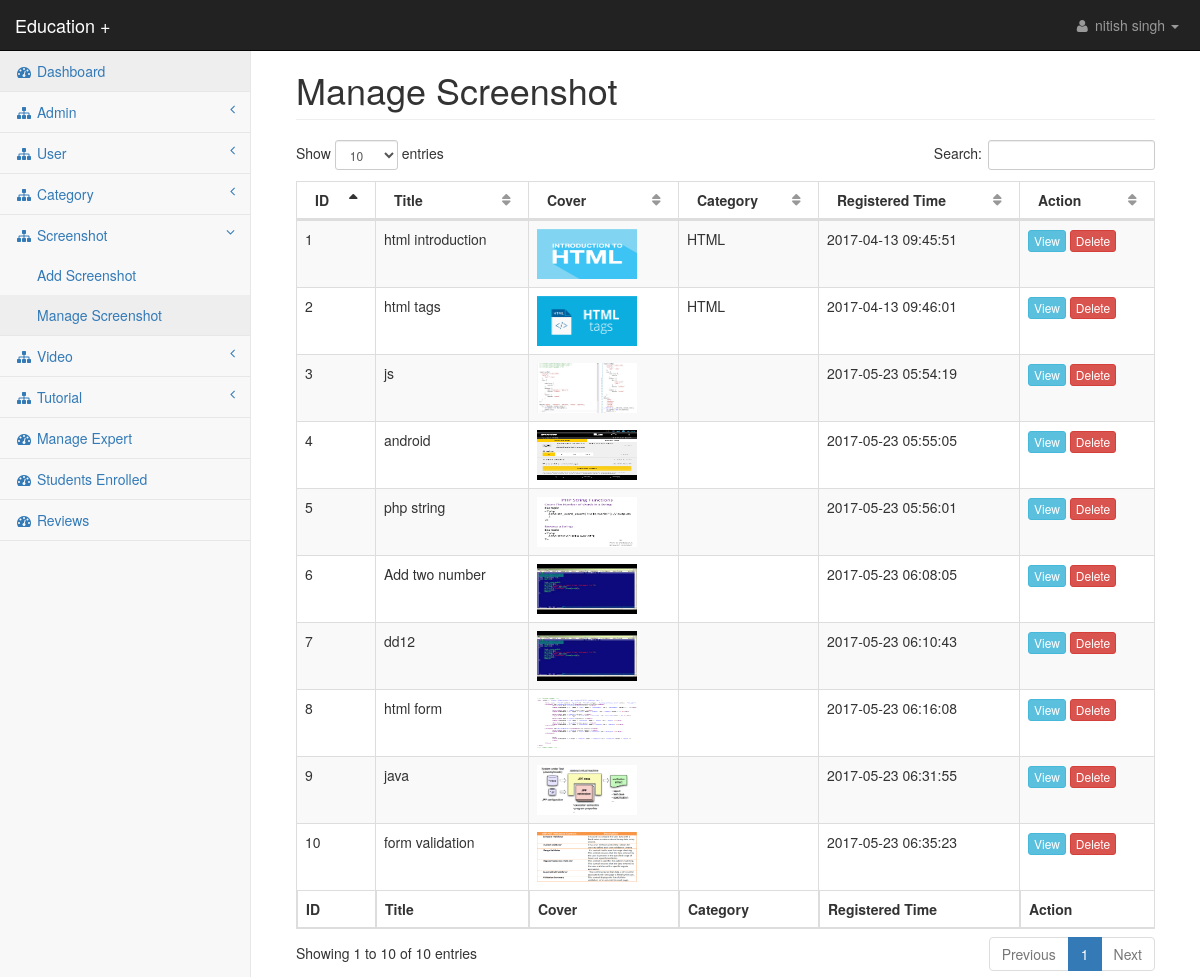
The app's page /StudyPlus/admin/manage_screenshot.php (signed in) with its own data.
### tables this page shows
CREATE TABLE `screenshot` (
  `screenshot_id` int(100) NOT NULL,
  `screenshot_title` varchar(50) NOT NULL,
  `screenshot_uploadcover` varchar(50) NOT NULL,
  `screenshot_category` varchar(50) NOT NULL,
  `screenshot_uploaded_by` varchar(100) NOT NULL,
  `time` timestamp NOT NULL DEFAULT CURRENT_TIMESTAMP ON UPDATE CURRENT_TIMESTAMP
);

### StudyPlus/admin/manage_screenshot.php (the view, shortened to what this page needs)
<?php require "header_files.php"; ?>
<body>
<div id="wrapper">
    <?php require "menu.php"; ?>
    <div id="page-wrapper">
        <div class="container-fluid">
            <div class="row">
                <div class="col-lg-12">
                    <h1 class="page-header">Manage Screenshot</h1>
                </div>
            </div>
			<table id="managescreenshot" class="table table-bordered table-striped">
				<thead>
					<tr>
						<th>ID</th>
						<th>Title</th>
						<th>Cover</th>
						<th>Category</th>
						<th>Registered Time</th>
						<th>Action</th>
					</tr>
				</thead>
				<tfoot>
					<tr>
						<th>ID</th>
						<th>Title</th>
						<th>Cover</th>
						<th>Category</th>
						<th>Registered Time</th>
						<th>Action</th>
					</tr>
				</tfoot>
				<tbody>
					<?php
					$q="select * from screenshot";
					$chk=$conn->query($q);
					while($r=$chk->fetch_assoc())
					{
					?>
					<tr>
						<td><?php echo $r['screenshot_id']; ?></td>
						<td><?php echo $r['screenshot_title']; ?></td>
						<td><img src="screenshot_cover/<?php echo $r['screenshot_uploadcover']; ?>" height='50px' width='100px'></td>
						<td><?php echo $r['screenshot_category']; ?></td>
						<td><?php echo $r['time']; ?></td>
						<td>
							<a href="view_screenshot.php?z=<?php echo $r['screenshot_id'];?>" class="btn btn-xs btn-info">View</a>
							<a href="delete_screenshot.php?z=<?php echo $r['screenshot_id'];?>" class="btn btn-xs btn-danger">Delete</a>
						</td>
					</tr>
					<?php
					}
					?>
				</tbody>
			</table>
        </div>
    </div>
</div>
</body>
</html>

### StudyPlus/admin/css/startmin.css (style rules this page uses)
body { background-color: #f8f8f8; }
#wrapper { width: 100%; }
#page-wrapper { padding: 30px 15px 0 15px; min-height: 568px; background-color: #fff; }
@media (min-width:768px) { #page-wrapper { position: inherit; margin-left: 250px; padding: 30px 30px 0 30px; border-left: 1px solid #e7e7e7; } }
table.dataTable thead .sorting, table.dataTable thead .sorting_asc, table.dataTable thead .sorting_desc, table.dataTable thead .sorting_asc_disabled, table.dataTable thead .sorting_desc_disabled { background: 0 0; }
table.dataTable thead .sorting_asc:after { content: "\f0de"; float: right; font-family: fontawesome; }
table.dataTable thead .sorting:after { content: "\f0dc"; float: right; font-family: fontawesome; color: rgba(50,50,50,.5); }

### records on screen
screenshot: screenshot_id "1", screenshot_title "html introduction", screenshot_uploadcover (picture), screenshot_category "HTML", time "2017-04-13 09:45:51"
screenshot: screenshot_id "2", screenshot_title "html tags", screenshot_uploadcover (picture), screenshot_category "HTML", time "2017-04-13 09:46:01"
screenshot: screenshot_id "3", screenshot_title "js", screenshot_uploadcover (picture), time "2017-05-23 05:54:19"
screenshot: screenshot_id "4", screenshot_title "android", screenshot_uploadcover (picture), time "2017-05-23 05:55:05"
screenshot: screenshot_id "5", screenshot_title "php string", screenshot_uploadcover (picture), time "2017-05-23 05:56:01"
screenshot: screenshot_id "6", screenshot_title "Add two number", screenshot_uploadcover (placeholder picture), time "2017-05-23 06:08:05"
screenshot: screenshot_id "7", screenshot_title "dd12", screenshot_uploadcover (placeholder picture), time "2017-05-23 06:10:43"
screenshot: screenshot_id "8", screenshot_title "html form", screenshot_uploadcover (picture), time "2017-05-23 06:16:08"
screenshot: screenshot_id "9", screenshot_title "java", screenshot_uploadcover (picture), time "2017-05-23 06:31:55"
screenshot: screenshot_id "10", screenshot_title "form validation", screenshot_uploadcover (picture), time "2017-05-23 06:35:23"

### other values on screen
$_SESSION['a_name'] "nitish singh"
